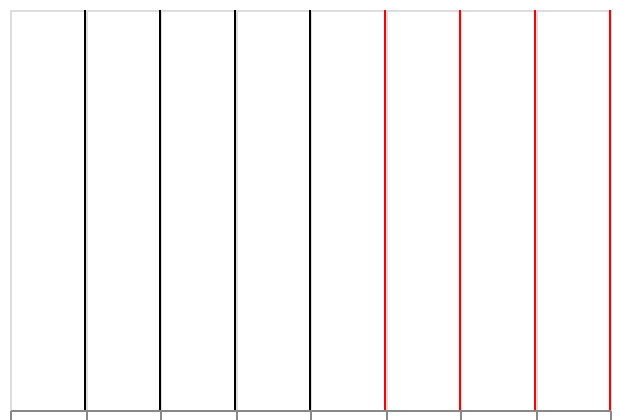

Vega-Lite specification stored for this chart:
### Vega-Lite specification from a JSON file in a GitHub repository (floating-point values rounded to 4 significant figures)
{"$schema": "https://vega.github.io/schema/vega-lite/v6.json", "padding": 5, "autosize": "none", "width": 300, "height": 200, "data": {"name": "table", "values": [{"c": "A", "g": "p", "x": 1, "y": 2, "v": 5, "t": "2024-01-15", "o": {"v": 3}, "IMDB Rating": 6.1, "d": "x1"}, {"c": "B", "g": "q", "x": 2, "y": 4, "v": 9, "t": "2024-02-20", "o": {"v": 7}, "IMDB Rating": 7.4, "d": "x2"}, {"c": "A", "g": "q", "x": 3, "y": 3, "v": 2, "t": "2024-03-05", "o": {"v": 1}, "IMDB Rating": 5.2, "d": "x1"}, {"c": "C", "g": "p", "x": 4, "y": 6, "v": 7, "t": "2024-05-30", "o": {"v": 4}, "IMDB Rating": 8.8, "d": "x3"}, {"c": "B", "g": "p", "x": 5, "y": 5, "v": 4, "t": "2024-07-11", "o": {"v": 9}, "IMDB Rating": 6.9, "d": "x2"}, {"c": "C", "g": "q", "x": 6, "y": 8, "v": 6, "t": "2024-09-02", "o": {"v": 2}, "IMDB Rating": 7.7, "d": "x3"}, {"c": "A", "g": "p", "x": 7, "y": 7, "v": 8, "t": "2024-11-25", "o": {"v": 5}, "IMDB Rating": 4.4, "d": "x1"}, {"c": "B", "g": "q", "x": 8, "y": 9, "v": 3, "t": "2024-12-31", "o": {"v": 8}, "IMDB Rating": 9.1, "d": "x2"}]}, "mark": "rule", "encoding": {"x": {"field": "x", "type": "quantitative"}, "color": {"condition": {"test": "datum.x > 4", "value": "red"}, "value": "black"}}}
